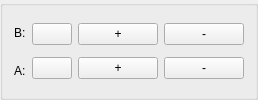
        <widget class="QGroupBox" name="buttonsGroupBox">
         <property name="sizePolicy">
          <sizepolicy hsizetype="Minimum" vsizetype="Preferred">
           <horstretch>0</horstretch>
           <verstretch>0</verstretch>
          </sizepolicy>
         </property>
         <property name="title">
          <string/>
         </property>
         <layout class="QHBoxLayout" name="horizontalLayout_14">
          <item>
           <layout class="QVBoxLayout" name="verticalLayout_14">
            <item>
             <widget class="QLabel" name="label_16">
              <property name="sizePolicy">
               <sizepolicy hsizetype="Minimum" vsizetype="Preferred">
                <horstretch>0</horstretch>
                <verstretch>0</verstretch>
               </sizepolicy>
              </property>
              <property name="text">
               <string>B:</string>
              </property>
             </widget>
            </item>
            <item>
             <widget class="QLabel" name="label_17">
              <property name="sizePolicy">
               <sizepolicy hsizetype="Minimum" vsizetype="Preferred">
                <horstretch>0</horstretch>
                <verstretch>0</verstretch>
               </sizepolicy>
              </property>
              <property name="text">
               <string>A:</string>
              </property>
             </widget>
            </item>
           </layout>
          </item>
          <item>
           <layout class="QVBoxLayout" name="verticalLayout_11">
            <item>
             <layout class="QHBoxLayout" name="horizontalLayout_16">
              <item>
               <widget class="MappingButton" name="bButton">
                <property name="sizePolicy">
                 <sizepolicy hsizetype="Minimum" vsizetype="Fixed">
                  <horstretch>0</horstretch>
                  <verstretch>0</verstretch>
                 </sizepolicy>
                </property>
                <property name="text">
                 <string/>
                </property>
               </widget>
              </item>
              <item>
               <widget class="AddMappingButton" name="bAddButton">
                <property name="text">
                 <string>+</string>
                </property>
               </widget>
              </item>
              <item>
               <widget class="RemoveMappingButton" name="bRemoveButton">
                <property name="text">
                 <string>-</string>
                </property>
               </widget>
              </item>
             </layout>
            </item>
            <item>
             <layout class="QHBoxLayout" name="horizontalLayout_17">
              <item>
               <widget class="MappingButton" name="aButton">
                <property name="sizePolicy">
                 <sizepolicy hsizetype="Minimum" vsizetype="Fixed">
                  <horstretch>0</horstretch>
                  <verstretch>0</verstretch>
                 </sizepolicy>
                </property>
                <property name="text">
                 <string/>
                </property>
               </widget>
              </item>
              <item>
               <widget class="AddMappingButton" name="aAddButton">
                <property name="text">
                 <string>+</string>
                </property>
               </widget>
              </item>
              <item>
               <widget class="RemoveMappingButton" name="aRemoveButton">
                <property name="text">
                 <string>-</string>
                </property>
               </widget>
              </item>
             </layout>
            </item>
           </layout>
          </item>
         </layout>
        </widget>
